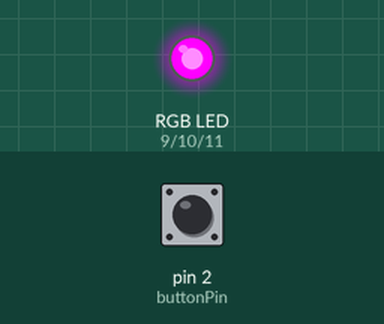
Bench run of a sketch on a simulated Arduino Uno, built with avr-gcc and run on an emulated ATmega328P. On the bench: an RGB LED mixed from three pins (HIGH = lit). The test bench sets the inputs (shaded band); at power-on: pin 2 (buttonPin) LOW.

Above: at 1.2 s.
1.3 s: pin 2 (buttonPin) pulled HIGH for 0.15 s
At 1.9 s:
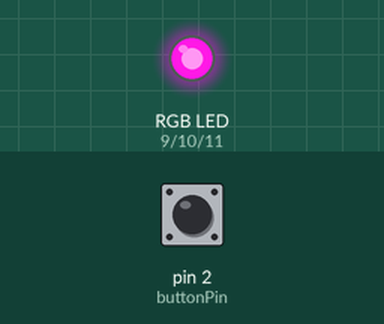
4.4 s: pin 2 (buttonPin) pulled HIGH for 1 s
At 5.5 s:
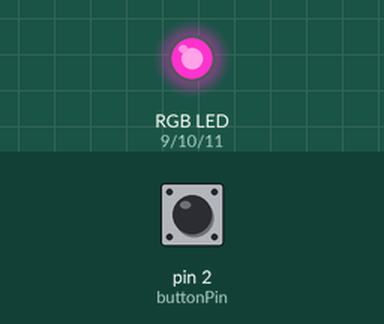
8.4 s: pin 2 (buttonPin) pulled HIGH for 0.15 s
At 9.7 s:
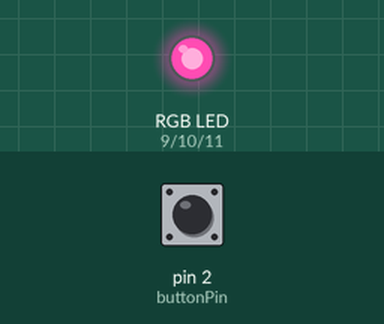
11.5 s: pin 2 (buttonPin) pulsed HIGH 2 times (0.12 s each, 0.3 s apart)
At 12.3 s:
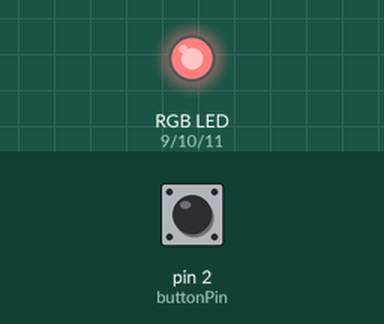
13.6 s: pin 2 (buttonPin) pulled HIGH for 3.2 s
19.8 s: pin 2 (buttonPin) pulsed HIGH 5 times (0.12 s each, 0.3 s apart)
Timing chart, 0 to 36.5 s (numbered marks = the images above; inputs shaded):
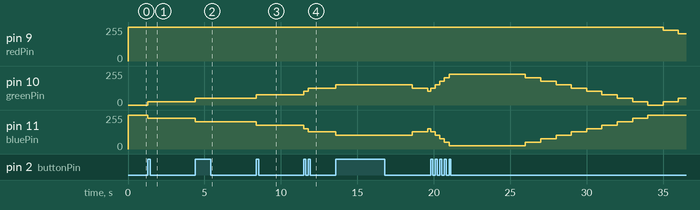

The sketch:

practice-6.ino
```cpp
const int buttonPin = 2;
const int redPin = 9;
const int greenPin = 10;
const int bluePin = 11;

int mood = 10;
int lastButtonState = LOW;
unsigned long touchedTimer = 0;
unsigned long reducedTimer = 0;
unsigned long lastDebounceTime = 0;
const unsigned long debounceDelay = 40;
const unsigned long untouchedInterval = 5000;
const unsigned long reducedInterval = 1000;

void showLEDState(int currentMood) {
  int redValue = 0;
  int greenValue = 0;
  int blueValue = 0;

  if (currentMood >= 10) {
    greenValue = map(currentMood, 10, 20, 255, 0);
    blueValue = map(currentMood, 10, 20, 0, 255);
  } else {
    redValue = map(currentMood, 0, 10, 255, 0);
    greenValue = map(currentMood, 0, 10, 0, 255);
  }

  analogWrite(redPin, 255 - redValue);
  analogWrite(greenPin, 255 - greenValue);
  analogWrite(bluePin, 255 - blueValue);
}

void setup() {
  pinMode(buttonPin, INPUT);
  pinMode(redPin, OUTPUT);
  pinMode(greenPin, OUTPUT);
  pinMode(bluePin, OUTPUT);
  showLEDState(mood);
  touchedTimer = millis();
  reducedTimer = millis();
}

void loop() {
  unsigned long currentMillis = millis();
  int reading = digitalRead(buttonPin);

  if (reading != lastButtonState && (currentMillis - lastDebounceTime) > debounceDelay) {
    lastDebounceTime = currentMillis;

    if (reading == HIGH) {
      if (mood < 20) {
        mood = mood + 1;
      }
      touchedTimer = currentMillis;
      reducedTimer = currentMillis;
    }
  }
  lastButtonState = reading;

  if (currentMillis - touchedTimer > untouchedInterval && currentMillis - reducedTimer >= reducedInterval) {
    reducedTimer = currentMillis;
    if (mood > 0) {
      mood = mood - 1;
    }
  }

  showLEDState(mood);
}
```

Measured:
- after the input at 1.3 s, pin 10 (greenPin): 0/255 → 25/255 at once; pin 11 (bluePin): 255/255 → 230/255 at once
- after the input at 4.4 s, pin 9 (redPin): stays 255/255 (without the input it goes to 229/255 after 2.9 s); pin 11 (bluePin): 230/255 → 204/255 at once
- after the input at 8.4 s, pin 9 (redPin): stays 255/255 (without the input it goes to 229/255 after 3.0 s)
- after the input at 11.5 s, pin 10 (greenPin): 76/255 → 102/255 at once, → 127/255 0.30 s later; pin 11 (bluePin): 179/255 → 153/255 at once, → 128/255 0.30 s later
